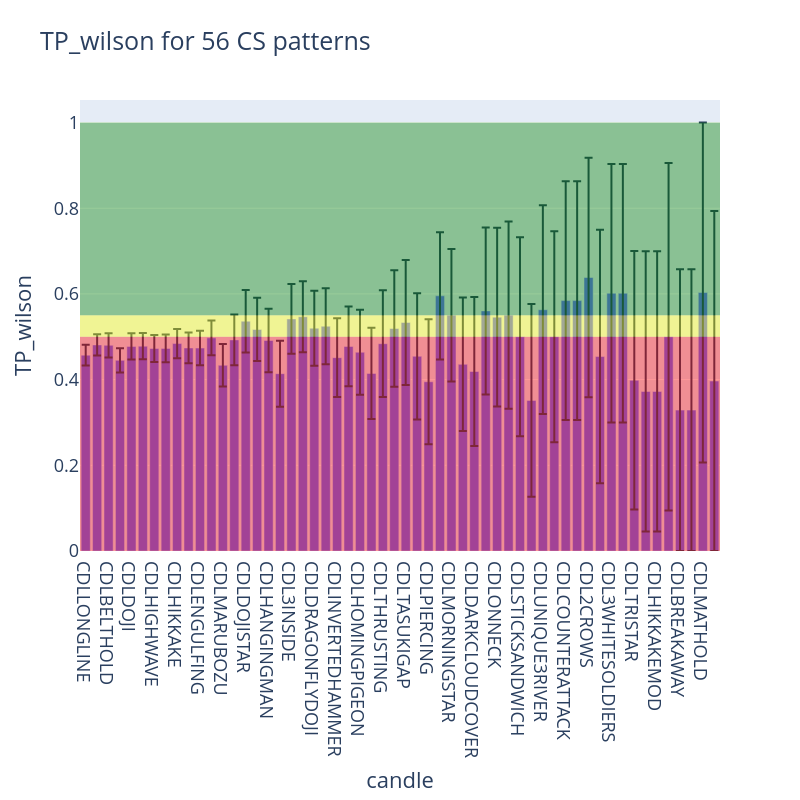

Here is the notebook cell this chart was saved with:
### Code cell
plot_cs_performance(
    df=performance_metrics, criterion="TP_wilson", plot_performance=True
)

### Figure 1 — Plotly figure (JSON) as saved in the notebook; plotly's stock layout.template omitted (floating-point values rounded to 4 significant figures)
{"data": [{"alignmentgroup": "True", "error_y": {"array": [0.02425, 0.02467, 0.02829, 0.02844, 0.0306, 0.03061, 0.03144, 0.03257, 0.03417, 0.03581, 0.04033, 0.04052, 0.04963, 0.05921, 0.07308, 0.07386, 0.0741, 0.07705, 0.08142, 0.08279, 0.08764, 0.08867, 0.0918, 0.09298, 0.09931, 0.1066, 0.1245, 0.136, 0.146, 0.1473, 0.146, 0.1484, 0.1544, 0.1558, 0.1738, 0.1949, 0.2086, 0.2186, 0.232, 0.2247, 0.2436, 0.2462, 0.2787, 0.2787, 0.2794, 0.2957, 0.3016, 0.3016, 0.3016, 0.3269, 0.3269, 0.4055, 0.3288, 0.3288, 0.3967, 0.3967], "arrayminus": [0.02425, 0.02467, 0.02829, 0.02844, 0.0306, 0.03061, 0.03144, 0.03257, 0.03417, 0.03581, 0.04033, 0.04052, 0.04963, 0.05921, 0.07308, 0.07386, 0.0741, 0.07705, 0.08142, 0.08279, 0.08764, 0.08867, 0.0918, 0.09298, 0.09931, 0.1066, 0.1245, 0.136, 0.146, 0.1473, 0.146, 0.1484, 0.1544, 0.1558, 0.1738, 0.1949, 0.2086, 0.2186, 0.232, 0.2247, 0.2436, 0.2462, 0.2787, 0.2787, 0.2794, 0.2957, 0.3016, 0.3016, 0.3016, 0.3269, 0.3269, 0.4055, 0.3288, 0.3288, 0.3967, 0.3967], "symmetric": false, "type": "data"}, "hovertemplate": "candle=%{x}<br>TP_wilson=%{y}<extra></extra>", "legendgroup": "", "marker": {"color": "#636efa", "pattern": {"shape": ""}}, "name": "", "offsetgroup": "", "orientation": "v", "showlegend": false, "textposition": "auto", "type": "bar", "x": ["CDLLONGLINE", "CDLSPINNINGTOP", "CDLBELTHOLD", "CDLCLOSINGMARUBOZU", "CDLDOJI", "CDLLONGLEGGEDDOJI", "CDLHIGHWAVE", "CDLSHORTLINE", "CDLHIKKAKE", "CDLRICKSHAWMAN", "CDLENGULFING", "CDLHARAMI", "CDLMARUBOZU", "CDL3OUTSIDE", "CDLDOJISTAR", "CDLHARAMICROSS", "CDLHANGINGMAN", "CDLHAMMER", "CDL3INSIDE", "CDLMATCHINGLOW", "CDLDRAGONFLYDOJI", "CDLTAKURI", "CDLINVERTEDHAMMER", "CDLGRAVESTONEDOJI", "CDLHOMINGPIGEON", "CDLSHOOTINGSTAR", "CDLTHRUSTING", "CDLXSIDEGAP3METHODS", "CDLTASUKIGAP", "CDLEVENINGSTAR", "CDLPIERCING", "CDLADVANCEBLOCK", "CDLMORNINGSTAR", "CDLSEPARATINGLINES", "CDLDARKCLOUDCOVER", "CDLGAPSIDESIDEWHITE", "CDLONNECK", "CDLSTALLEDPATTERN", "CDLSTICKSANDWICH", "CDLEVENINGDOJISTAR", "CDLUNIQUE3RIVER", "CDLLADDERBOTTOM", "CDLCOUNTERATTACK", "CDLMORNINGDOJISTAR", "CDL2CROWS", "CDLINNECK", "CDL3WHITESOLDIERS", "CDLRISEFALL3METHODS", "CDLTRISTAR", "CDL3LINESTRIKE", "CDLHIKKAKEMOD", "CDL3BLACKCROWS", "CDLBREAKAWAY", "CDLUPSIDEGAP2CROWS", "CDLMATHOLD", "CDLIDENTICAL3CROWS"], "xaxis": "x", "y": [0.4571, 0.481, 0.48, 0.445, 0.4775, 0.478, 0.4726, 0.4729, 0.4842, 0.4739, 0.4737, 0.4974, 0.4334, 0.4927, 0.5363, 0.5171, 0.4914, 0.4139, 0.5417, 0.5468, 0.52, 0.5246, 0.4513, 0.4774, 0.4639, 0.4145, 0.4838, 0.5193, 0.5335, 0.4544, 0.395, 0.5956, 0.5502, 0.4356, 0.4189, 0.5604, 0.5458, 0.5504, 0.5, 0.3516, 0.5631, 0.5, 0.5844, 0.5844, 0.6384, 0.4539, 0.6016, 0.6016, 0.3984, 0.3725, 0.3725, 0.5, 0.3288, 0.3288, 0.6033, 0.3967], "yaxis": "y"}], "layout": {"autosize": false, "barmode": "relative", "font": {"size": 18}, "height": 800, "legend": {"tracegroupgap": 0}, "shapes": [{"fillcolor": "red", "line": {"width": 0}, "opacity": 0.4, "type": "rect", "x0": 0, "x1": 1, "xref": "x domain", "y0": 0, "y1": 0.5, "yref": "y"}, {"fillcolor": "yellow", "line": {"width": 0}, "opacity": 0.4, "type": "rect", "x0": 0, "x1": 1, "xref": "x domain", "y0": 0.5, "y1": 0.55, "yref": "y"}, {"fillcolor": "green", "line": {"width": 0}, "opacity": 0.4, "type": "rect", "x0": 0, "x1": 1, "xref": "x domain", "y0": 0.55, "y1": 1, "yref": "y"}], "title": {"text": "TP_wilson for 56 CS patterns<br>"}, "width": 800, "xaxis": {"anchor": "y", "autorange": true, "domain": [0, 1], "range": [-0.5, 55.5], "title": {"text": "candle"}, "type": "category"}, "yaxis": {"anchor": "x", "autorange": true, "domain": [0, 1], "range": [0, 1.053], "title": {"text": "TP_wilson"}, "type": "linear"}}}
